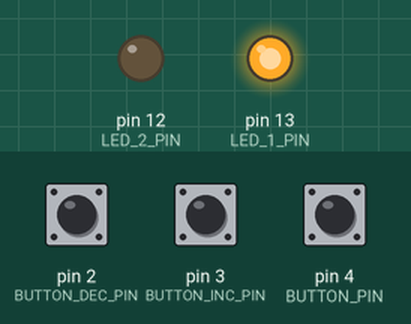
This program was run on a simulated Arduino Uno, built with avr-gcc and run on an emulated ATmega328P. On the bench: output pins drawn as LEDs (lit = HIGH). Dashed ring = blinking. Inputs (shaded band) come from the test bench; at power-on: pin 4 (BUTTON_PIN) HIGH, pin 2 (BUTTON_DEC_PIN) HIGH, pin 3 (BUTTON_INC_PIN) HIGH.

Above: at 1.2 s.
1.3 s: pin 4 (BUTTON_PIN) pulled LOW for 0.15 s
At 1.5 s:
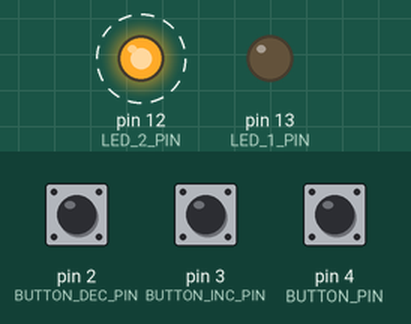
4.3 s: pin 4 (BUTTON_PIN) pulled LOW for 1 s
At 4.9 s:
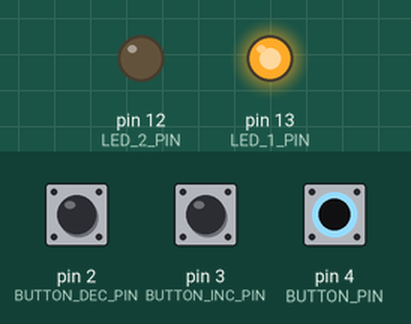
6.8 s: pin 4 (BUTTON_PIN) pulled LOW for 3.2 s
At 7.0 s:
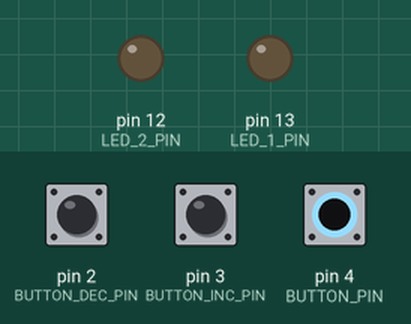
Timing chart, 0 to 17.5 s (numbered marks = the images above; inputs shaded):
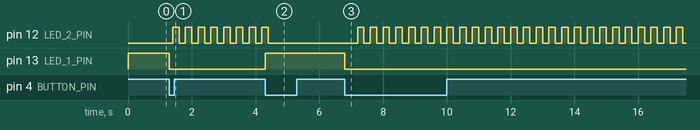

Measured:
- after the input at 1.3 s, pin 12 (LED_2_PIN): alternates HIGH for 0.20 s and LOW for 0.20 s, starting after 0.10 s; pin 13 (LED_1_PIN): HIGH → LOW at once
- after the input at 4.3 s, pin 12 (LED_2_PIN): goes on until 4.4 s, then stays LOW; pin 13 (LED_1_PIN): LOW → HIGH at once
- after the input at 6.8 s, pin 12 (LED_2_PIN): alternates HIGH for 0.20 s and LOW for 0.20 s, starting after 0.40 s; pin 13 (LED_1_PIN): HIGH → LOW at once

The program:

main.cpp
```cpp
#include <Arduino.h>
#include <stdio.h>
#include <string.h>
#include "Globals.h"
#include "Config.h"
#include "Led.h"
#include "BlinkingLed.h"

void setup()
{
    void initializeUart();
    pinMode(BUTTON_PIN, INPUT_PULLUP);
    pinMode(LED_1_PIN, OUTPUT);
    pinMode(LED_2_PIN, OUTPUT);
    pinMode(BUTTON_INC_PIN, INPUT_PULLUP);
    pinMode(BUTTON_DEC_PIN, INPUT_PULLUP);
    unsigned long currentTime = millis();
    lastTaskTime[0] = currentTime + TASK1_OFFSET;
    lastTaskTime[1] = currentTime + TASK2_OFFSET;
    lastTaskTime[2] = currentTime + TASK3_OFFSET;
    digitalWrite(LED_1_PIN, led1State);
    digitalWrite(LED_2_PIN, led2State);
}

void loop()
{
    unsigned long currentTime = millis();
    if (currentTime - lastTaskTime[0] >= TASK1_RECURRENCE)
    {
        run_led();
    }
    if (currentTime - lastTaskTime[1] >= TASK2_RECURRENCE / counter)
    {
        run_blinking_led();
    }
    if (currentTime - lastTaskTime[2] >= TASK3_RECURRENCE)
    {
        run_blinking_led_buttons();
    }
}
```

BlinkingLed.h
```cpp
#ifndef BLINKINGLED_H
#define BLINKINGLED_H

void run_blinking_led();
void run_blinking_led_buttons();

#endif
```

Globals.h
```cpp
#ifndef GLOBALS_H
#define GLOBALS_H

#include <Arduino.h>

extern volatile unsigned long lastTaskTime[3];
extern volatile bool buttonPressed;
extern volatile bool incButtonPressed;
extern volatile bool decButtonPressed;
extern volatile bool led1State;
extern volatile bool led2State;
extern volatile int counter;

#endif
```

Led.h
```cpp
#ifndef LED_H
#define LED_H

void run_led();

#endif
```

UART.h
```cpp
#ifndef UART_H
#define UART_H

#include <Arduino.h>
#include <stdio.h>

void initializeUart();

extern FILE *uart_stdout;
extern FILE *uart_stdin;

#endif
```

BlinkingLed.cpp
```cpp
#include "BlinkingLed.h"
#include "Config.h"
#include "Globals.h"
#include <Arduino.h>
#include <stdio.h>

void run_blinking_led()
{
    if (!led1State)
    {
        led2State = !led2State;
        digitalWrite(LED_2_PIN, led2State ? HIGH : LOW);
    }
    else
    {
        digitalWrite(LED_2_PIN, LOW);
    }
    lastTaskTime[1] = millis();
}

void run_blinking_led_buttons()
{
    bool incButtonState = digitalRead(BUTTON_INC_PIN) == LOW;
    bool decButtonState = digitalRead(BUTTON_DEC_PIN) == LOW;
    if (incButtonState && !incButtonPressed)
    {
        if (counter < 60)
        {
            counter++;
            printf("Blink count increased to: %d\n", counter);
        }
        incButtonPressed = true;
    }
    else if (!incButtonState && incButtonPressed)
    {
        incButtonPressed = false;
    }
    if (decButtonState && !decButtonPressed)
    {
        if (counter > 1)
        {
            counter--;
            printf("Blink count decreased to: %d\n", counter);
        }
        decButtonPressed = true;
    }
    else if (!decButtonState && decButtonPressed)
    {
        decButtonPressed = false;
    }
    lastTaskTime[2] = millis();
}
```

Globals.cpp
```cpp
#include "Globals.h"
volatile unsigned long lastTaskTime[3];
volatile bool buttonPressed = false;
volatile bool incButtonPressed = false;
volatile bool decButtonPressed = false;
volatile bool led1State = true;
volatile bool led2State = false;
volatile int counter = 5;
```

Led.cpp
```cpp
#include "Led.h"
#include "Config.h"
#include "Globals.h"
#include <Arduino.h>
#include <stdio.h>

void run_led()
{
    int buttonReading = digitalRead(BUTTON_PIN);
    if (buttonReading == LOW)
    {
        if (!buttonPressed)
        {
            led1State = !led1State;
            digitalWrite(LED_1_PIN, led1State ? HIGH : LOW);
            printf("Button pressed! LED1 is now: %s\n", led1State ? "ON" : "OFF");
            buttonPressed = true;
        }
    }
    else
    {
        buttonPressed = false;
    }
    lastTaskTime[0] = millis();
}
```

uart.cpp
```cpp
#include "UART.h"

static FILE uartout = {0};
static FILE uartin = {0};

FILE *uart_stdout = &uartout;
FILE *uart_stdin = &uartin;

static int uart_putchar(char c, FILE *stream)
{
    Serial.write(c);
    return 0;
}

static int uart_getchar(FILE *stream)
{
    while (!Serial.available())
        ;
    return Serial.read();
}

void initializeUart()
{
    Serial.begin(9600);
    fdev_setup_stream(&uartout, uart_putchar, NULL, _FDEV_SETUP_WRITE);
    fdev_setup_stream(&uartin, NULL, uart_getchar, _FDEV_SETUP_READ);
    stdout = &uartout;
    stdin = &uartin;
}
```

Config.h
```cpp
#ifndef CONFIG_H
#define CONFIG_H

const int LED_1_PIN = 13;
const int LED_2_PIN = 12;
const int BUTTON_PIN = 4;
const int BUTTON_INC_PIN = 3;
const int BUTTON_DEC_PIN = 2;

const unsigned long TASK1_RECURRENCE = 50;
const unsigned long TASK2_RECURRENCE = 1000;
const unsigned long TASK3_RECURRENCE = 100;

const unsigned long TASK1_OFFSET = 0;
const unsigned long TASK2_OFFSET = 20;
const unsigned long TASK3_OFFSET = 40;

#endif
```

KeypadInput.h
```cpp
#ifndef KEYPADINPUT_H
#define KEYPADINPUT_H

#include <Keypad.h>
#include <stdio.h>

int keypad_getchar(FILE *stream);

#endif
```

LCDOutput.h
```cpp
#ifndef LCDOUTPUT_H
#define LCDOUTPUT_H

#include <Wire.h>
#include <LiquidCrystal_I2C.h>
#include <stdio.h>

extern LiquidCrystal_I2C lcd;

void initializeLCD();
int lcd_putchar(char c, FILE *stream);

#endif
```

KeypadInput.cpp
```cpp
#include "KeypadInput.h"

const byte ROWS = 4;
const byte COLS = 4;
char keys[ROWS][COLS] = {
    {'1', '2', '3', 'A'},
    {'4', '5', '6', 'B'},
    {'7', '8', '9', 'C'},
    {'*', '0', '#', 'D'}};
byte rowPins[ROWS] = {9, 8, 7, 6};
byte colPins[COLS] = {5, 4, 3, 2};

Keypad keypad = Keypad(makeKeymap(keys), rowPins, colPins, ROWS, COLS);

int keypad_getchar(FILE *stream)
{
    char key;
    do
    {
        key = keypad.getKey();
    } while (!key);

    if (key == '#')
    {
        key = '\n';
    }
    return key;
}
```

LCDOutput.cpp
```cpp
#include "LCDOutput.h"

LiquidCrystal_I2C lcd(0x27, 16, 2); // Initialize the LCD with I2C address 0x27

void initializeLCD()
{
    lcd.init();
    lcd.backlight();
    lcd.clear();
}

int lcd_putchar(char c, FILE *stream)
{
    if (c == '\n')
    {
        lcd.setCursor(0, 1);
        return 0;
    }
    lcd.write(c);
    return 0;
}
```
